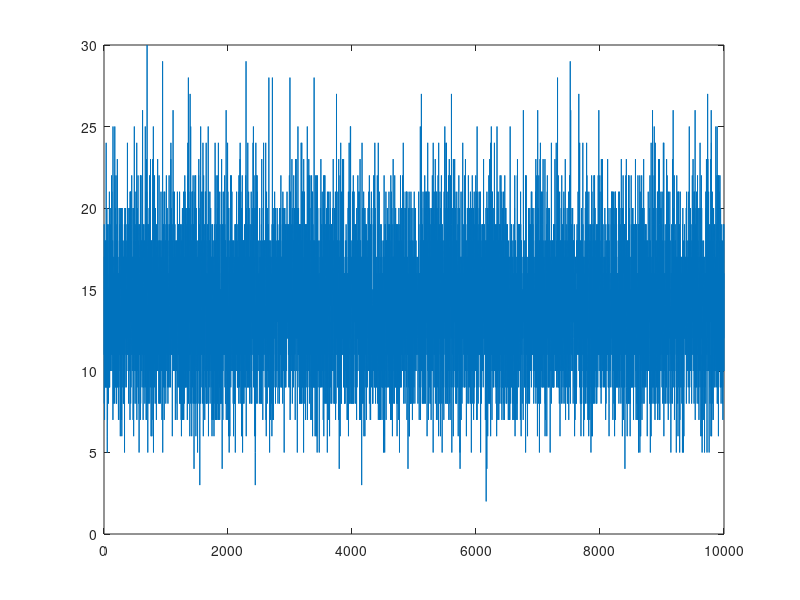

Recreate this plot in MATLAB.
close all hidden

tempnew = [];
for k = 1:10000
  tempnew(k) = random('poiss', 14);
end
figure(1); plot(tempnew);
%tempnew